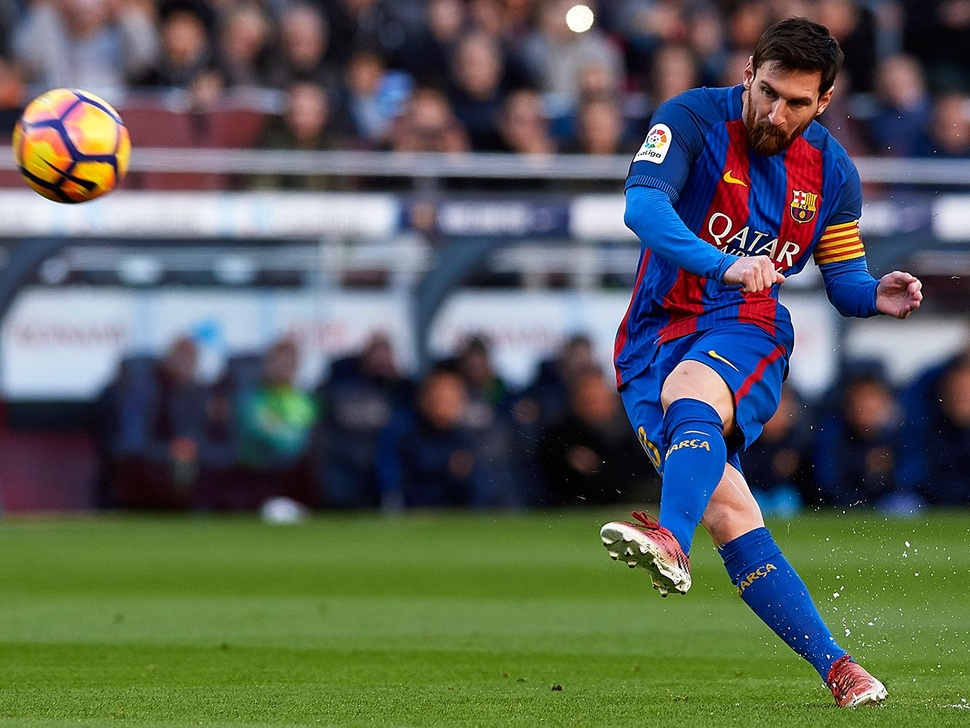
#> input picture Edge Detection/messi.jpg, 970 x 728 px, shrunk from 1333 x 1000 before the run
$ jupyter execute laplacian.ipynb   (older library calls are emulated)
#> lines starting #> are read from the running program, lines starting #| are printed output that depends on the picture
[cell 1]
import cv2
import matplotlib.pyplot as plt

# Open the image
img = cv2.imread('messi.jpg')
#> img is the input picture: shape (728, 970, 3); mean B, G, R 87.8, 96.1, 89

# Apply gray scale
gray_img = cv2.cvtColor(img, cv2.COLOR_BGR2GRAY)
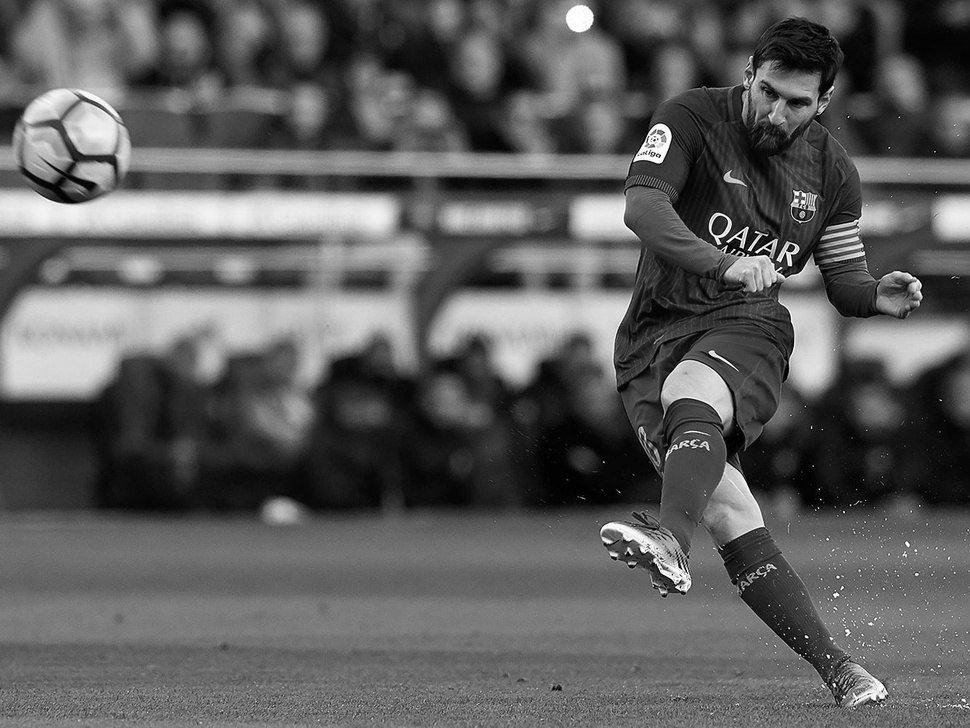
#> gray_img: shape (728, 970); min 0, max 255, mean 93

# Apply gaussian blur
blur_img = cv2.GaussianBlur(gray_img, (3, 3), 0)

# Positive Laplacian Operator
laplacian = cv2.Laplacian(blur_img, cv2.CV_64F)
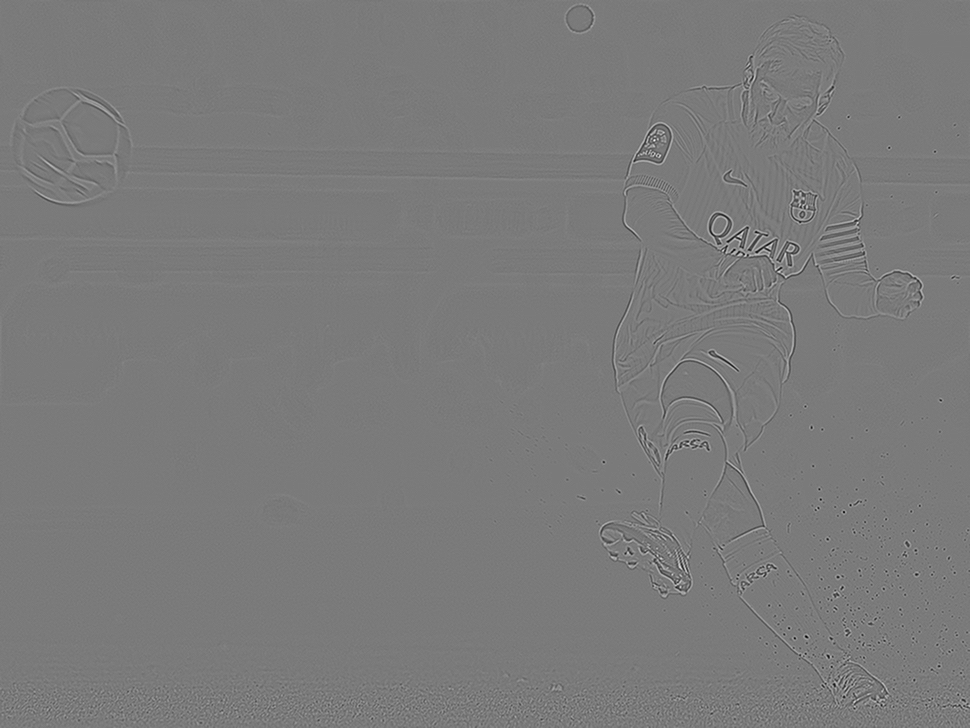
#> laplacian: shape (728, 970) float64; min -184, max 198, mean 0; drawn with min black and max white

plt.figure()
plt.title('messi-laplacian')
plt.imsave('messi-laplacian.png', laplacian, cmap='gray', format='png')
plt.imshow(laplacian, cmap='gray')
plt.show()
